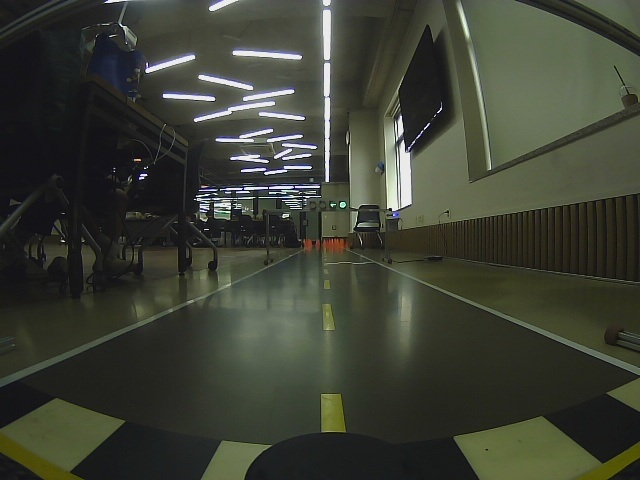
#> input picture legacy/evidence/lane-comparison/assets/frame1/original.jpg, 640 x 480 px
$ python -i fast_lane.py   (imports and definitions only)
#> lines starting #> are read from the running program, lines starting #| are printed output that depends on the picture; after the words box and inside, x2 and y2 are one past the last pixel; in counts of white or black regions, pixels touching at a corner belong together
from __future__ import annotations

from dataclasses import dataclass
from time import perf_counter

import cv2
import numpy as np


@dataclass(frozen=True)
class FastLaneConfig:
    roi_top_ratio: float = 0.43
    roi_bottom_ratio: float = 0.94
    lookahead_ratio: float = 0.70
    window_count: int = 11
    window_margin_ratio: float = 0.075
    minimum_window_pixels: int = 5
    minimum_windows: int = 4
    expected_bottom_width_ratio: float = 0.82
    expected_top_width_ratio: float = 0.30
    clahe_clip_limit: float = 1.6
    white_s_max: int = 125
    white_v_min: int = 140
    white_v_percentile: float = 62.0
    white_min_contrast: int = 12
    yellow_h_low: int = 15
    yellow_h_high: int = 40
    yellow_s_min: int = 70
    yellow_v_min: int = 80
    # These are catastrophic-frame guards, not normal lane occupancy limits.
    # The real curved track can legitimately put roughly one third of the ROI
    # inside the broad low-saturation white support band.
    max_white_support_ratio: float = 0.65
    max_yellow_support_ratio: float = 0.45


@dataclass(frozen=True)
class MaskDiagnostics:
    white_support_ratio: float
    yellow_support_ratio: float
    rejected: bool


@dataclass(frozen=True)
class LaneCurve:
    coefficients: np.ndarray
    support_windows: int
    residual_px: float

    def x_at(self, y_value: float) -> float:
        return float(np.polyval(self.coefficients, y_value))


@dataclass(frozen=True)
class FastLaneResult:
    state: str
    confidence: float
    center_offset_px: float | None
    lookahead_y_px: int
    left: LaneCurve | None
    right: LaneCurve | None
    yellow_center_x_px: float | None
    white_support_ratio: float
    yellow_support_ratio: float
    mask_rejected: bool
    processing_ms: float
    debug_image: np.ndarray | None

    def status(self) -> dict[str, object]:
        return {
            "state": self.state,
            "confidence": round(self.confidence, 3),
            "center_offset_px": (
                None
                if self.center_offset_px is None
                else round(self.center_offset_px, 2)
            ),
            "lookahead_y_px": self.lookahead_y_px,
            "left_detected": self.left is not None,
            "right_detected": self.right is not None,
            "yellow_center_x_px": (
                None
                if self.yellow_center_x_px is None
                else round(self.yellow_center_x_px, 2)
            ),
            "colour_space": "HSV",
            "white_support_ratio": round(self.white_support_ratio, 4),
            "yellow_support_ratio": round(self.yellow_support_ratio, 4),
            "mask_rejected": self.mask_rejected,
            "processing_ms": round(self.processing_ms, 2),
            "metric_calibrated": False,
            "motor_output": False,
        }


def _validate_frame(frame: np.ndarray) -> None:
    if not isinstance(frame, np.ndarray):
        raise TypeError("frame must be a numpy array")
    if frame.ndim != 3 or frame.shape[2] != 3:
        raise ValueError("frame must be a BGR image with shape HxWx3")
    if frame.shape[0] < 120 or frame.shape[1] < 160:
        raise ValueError("frame is too small for lane detection")


def _roi_mask(height: int, width: int, y_top: int, y_bottom: int) -> np.ndarray:
    mask = np.zeros((height, width), dtype=np.uint8)
    polygon = np.asarray(
        [[
            (0, y_bottom),
            (width - 1, y_bottom),
            (int(width * 0.88), y_top),
            (int(width * 0.12), y_top),
        ]],
        dtype=np.int32,
    )
    cv2.fillPoly(mask, polygon, 255)
    return mask


def _colour_masks(
    frame: np.ndarray,
    roi: np.ndarray,
    config: FastLaneConfig,
) -> tuple[np.ndarray, np.ndarray, MaskDiagnostics]:
    hsv = cv2.cvtColor(frame, cv2.COLOR_BGR2HSV)
    hue, saturation, value = cv2.split(hsv)

    clahe = cv2.createCLAHE(
        clipLimit=config.clahe_clip_limit,
        tileGridSize=(8, 8),
    )
    normalized_value = clahe.apply(value)
    roi_values = value[roi > 0]
    dynamic_white_floor = min(
        255.0,
        max(
            float(config.white_v_min),
            float(np.percentile(roi_values, config.white_v_percentile))
            + float(config.white_min_contrast),
        ),
    )
    white_support = (
        (saturation <= config.white_s_max)
        & (value >= dynamic_white_floor)
        & (roi > 0)
    )
    yellow = (
        (hue >= config.yellow_h_low)
        & (hue <= config.yellow_h_high)
        & (saturation >= config.yellow_s_min)
        & (value >= config.yellow_v_min)
        & (roi > 0)
    )

    roi_pixel_count = max(1, int(np.count_nonzero(roi)))
    white_support_ratio = float(np.count_nonzero(white_support)) / roi_pixel_count
    yellow_support_ratio = float(np.count_nonzero(yellow)) / roi_pixel_count
    rejected = (
        white_support_ratio > config.max_white_support_ratio
        or yellow_support_ratio > config.max_yellow_support_ratio
    )

    if rejected:
        empty = np.zeros_like(roi)
        return empty, empty, MaskDiagnostics(
            white_support_ratio=white_support_ratio,
            yellow_support_ratio=yellow_support_ratio,
            rejected=True,
        )

    blurred_value = cv2.GaussianBlur(normalized_value, (5, 5), 0)
    edges = cv2.Canny(blurred_value, 35, 105)
    white_band = np.where(white_support, 255, 0).astype(np.uint8)
    white_band = cv2.dilate(
        white_band,
        cv2.getStructuringElement(cv2.MORPH_ELLIPSE, (9, 9)),
        iterations=1,
    )
    white_mask = cv2.bitwise_and(edges, white_band)
    yellow_mask = np.where(yellow, 255, 0).astype(np.uint8)
    yellow_exclusion = cv2.dilate(
        yellow_mask,
        cv2.getStructuringElement(cv2.MORPH_ELLIPSE, (11, 11)),
        iterations=1,
    )
    white_mask[yellow_exclusion > 0] = 0
    white_mask = cv2.bitwise_and(white_mask, roi)
    yellow_mask = cv2.bitwise_and(yellow_mask, roi)

    yellow_mask = cv2.morphologyEx(
        yellow_mask,
        cv2.MORPH_CLOSE,
        cv2.getStructuringElement(cv2.MORPH_ELLIPSE, (3, 7)),
    )
    return white_mask, yellow_mask, MaskDiagnostics(
        white_support_ratio=white_support_ratio,
        yellow_support_ratio=yellow_support_ratio,
        rejected=False,
    )


def _base_peak(
    mask: np.ndarray,
    x_min: int,
    x_max: int,
    y_min: int,
    y_max: int,
) -> int | None:
    if x_max <= x_min or y_max <= y_min:
        return None
    histogram = np.sum(mask[y_min:y_max, x_min:x_max] > 0, axis=0)
    if histogram.size == 0 or int(histogram.max()) < 3:
        return None
    kernel_width = max(9, (x_max - x_min) // 20)
    if kernel_width % 2 == 0:
        kernel_width += 1
    smooth = np.convolve(
        histogram.astype(np.float32),
        np.ones(kernel_width, dtype=np.float32) / kernel_width,
        mode="same",
    )
    return x_min + int(np.argmax(smooth))


def _sliding_curve(
    mask: np.ndarray,
    base_x: int | None,
    y_top: int,
    y_bottom: int,
    config: FastLaneConfig,
) -> LaneCurve | None:
    if base_x is None:
        return None
    height, width = mask.shape
    window_height = max(1, (y_bottom - y_top) // config.window_count)
    margin = max(18, int(width * config.window_margin_ratio))
    current_x = float(base_x)
    centers: list[tuple[float, float]] = []

    for index in range(config.window_count):
        y_high = y_bottom - index * window_height
        y_low = max(y_top, y_high - window_height)
        x_low = max(0, int(current_x - margin))
        x_high = min(width, int(current_x + margin))
        local_y, local_x = np.nonzero(mask[y_low:y_high, x_low:x_high])
        xs = local_x + x_low
        ys = local_y + y_low
        if xs.size < config.minimum_window_pixels:
            continue
        median_x = float(np.median(xs))
        median_y = float(np.median(ys))
        centers.append((median_y, median_x))
        current_x = median_x

    if len(centers) < config.minimum_windows:
        return None
    values = np.asarray(centers, dtype=np.float64)
    ys = values[:, 0]
    xs = values[:, 1]
    if float(np.ptp(ys)) < (y_bottom - y_top) * 0.32:
        return None

    degree = 2 if len(centers) >= 6 else 1
    keep = np.ones(xs.shape, dtype=bool)
    coefficients = np.polyfit(ys, xs, degree)
    for _ in range(3):
        residuals = np.abs(xs - np.polyval(coefficients, ys))
        median = float(np.median(residuals))
        threshold = max(8.0, 2.8 * median)
        next_keep = residuals <= threshold
        if int(np.count_nonzero(next_keep)) < config.minimum_windows:
            break
        keep = next_keep
        coefficients = np.polyfit(ys[keep], xs[keep], degree)
    residual = float(np.sqrt(np.mean((xs[keep] - np.polyval(coefficients, ys[keep])) ** 2)))
    return LaneCurve(coefficients, int(np.count_nonzero(keep)), residual)


def _expected_lane_width(
    y_value: float,
    y_top: int,
    y_bottom: int,
    width: int,
    config: FastLaneConfig,
) -> float:
    fraction = np.clip((y_value - y_top) / max(1, y_bottom - y_top), 0.0, 1.0)
    ratio = (
        config.expected_top_width_ratio
        + fraction
        * (config.expected_bottom_width_ratio - config.expected_top_width_ratio)
    )
    return float(width * ratio)


def _yellow_center(
    yellow_mask: np.ndarray,
    y_top: int,
    y_bottom: int,
    center_x: int,
) -> float | None:
    height, width = yellow_mask.shape
    band_top = max(y_top, int(height * 0.55))
    band_bottom = min(y_bottom, int(height * 0.88))
    ys, xs = np.nonzero(yellow_mask[band_top:band_bottom])
    if xs.size < 18:
        return None
    valid = np.abs(xs - center_x) < width * 0.30
    if int(np.count_nonzero(valid)) < 18:
        return None
    return float(np.median(xs[valid]))


def _line_points(
    curve: LaneCurve,
    y_top: int,
    y_bottom: int,
    width: int,
) -> np.ndarray:
    ys = np.linspace(y_bottom, y_top, 32)
    xs = np.clip(np.polyval(curve.coefficients, ys), 0, width - 1)
    return np.column_stack((xs, ys)).astype(np.int32)


def detect_fast_lane(
    frame: np.ndarray,
    config: FastLaneConfig | None = None,
    render_debug: bool = False,
) -> FastLaneResult:
    """Detect the track corridor in pixels without camera calibration or motor output."""
    _validate_frame(frame)
    started_at = perf_counter()
    config = config or FastLaneConfig()
    height, width = frame.shape[:2]
    y_top = int(height * config.roi_top_ratio)
    y_bottom = min(height - 1, int(height * config.roi_bottom_ratio))
    lookahead_y = int(height * config.lookahead_ratio)
    image_center_x = width // 2

    roi = _roi_mask(height, width, y_top, y_bottom)
    white_mask, yellow_mask, mask_diagnostics = _colour_masks(frame, roi, config)
    base_band_top = max(y_top, int(height * 0.72))
    left_base = _base_peak(
        white_mask,
        0,
        int(width * 0.34),
        base_band_top,
        y_bottom,
    )
    right_base = _base_peak(
        white_mask,
        int(width * 0.66),
        width,
        base_band_top,
        y_bottom,
    )
    left = _sliding_curve(white_mask, left_base, y_top, y_bottom, config)
    right = _sliding_curve(white_mask, right_base, y_top, y_bottom, config)
    yellow_x = _yellow_center(yellow_mask, y_top, y_bottom, image_center_x)

    left_x = None if left is None else left.x_at(lookahead_y)
    right_x = None if right is None else right.x_at(lookahead_y)
    expected_width = _expected_lane_width(
        lookahead_y, y_top, y_bottom, width, config
    )

    if (
        left is not None
        and right is not None
        and left_x is not None
        and right_x is not None
        and yellow_x is not None
    ):
        paired_center = (left_x + right_x) * 0.5
        if abs(paired_center - yellow_x) > width * 0.10:
            left_center = left_x + expected_width * 0.5
            right_center = right_x - expected_width * 0.5
            if abs(left_center - yellow_x) <= abs(right_center - yellow_x):
                right = None
                right_x = None
            else:
                left = None
                left_x = None

    state = "LOST"
    confidence = 0.0
    center_x: float | None = None
    if left is not None and right is not None and left_x is not None and right_x is not None:
        measured_width = right_x - left_x
        width_ratio = measured_width / max(1.0, expected_width)
        if measured_width > width * 0.18 and 0.45 <= width_ratio <= 1.70:
            state = "BOTH"
            center_x = (left_x + right_x) * 0.5
            support = min(left.support_windows, right.support_windows) / config.window_count
            residual_score = np.exp(-(left.residual_px + right.residual_px) / 45.0)
            width_score = np.exp(-abs(width_ratio - 1.0) * 0.9)
            confidence = float(np.clip(0.45 + 0.30 * support + 0.15 * residual_score + 0.10 * width_score, 0.0, 1.0))
    elif left is not None and left_x is not None:
        state = "LEFT_ONLY"
        center_x = left_x + expected_width * 0.5
        confidence = float(np.clip(0.25 + 0.40 * left.support_windows / config.window_count, 0.0, 0.68))
    elif right is not None and right_x is not None:
        state = "RIGHT_ONLY"
        center_x = right_x - expected_width * 0.5
        confidence = float(np.clip(0.25 + 0.40 * right.support_windows / config.window_count, 0.0, 0.68))
    if center_x is not None and yellow_x is not None:
        disagreement = abs(center_x - yellow_x)
        if disagreement <= width * 0.08:
            center_x = 0.78 * center_x + 0.22 * yellow_x
            confidence = min(1.0, confidence + 0.06)
        elif state == "BOTH":
            confidence *= 0.82

    offset = None if center_x is None else float(center_x - image_center_x)
    debug_image = None
    if render_debug:
        debug_image = frame.copy()
        mask_preview = np.zeros_like(frame)
        mask_preview[white_mask > 0] = (255, 210, 30)
        mask_preview[yellow_mask > 0] = (0, 210, 255)
        debug_image = cv2.addWeighted(debug_image, 0.80, mask_preview, 0.35, 0)
        if left is not None:
            cv2.polylines(debug_image, [_line_points(left, y_top, y_bottom, width)], False, (255, 80, 20), 4, cv2.LINE_AA)
        if right is not None:
            cv2.polylines(debug_image, [_line_points(right, y_top, y_bottom, width)], False, (20, 180, 255), 4, cv2.LINE_AA)
        if center_x is not None:
            cv2.circle(debug_image, (int(round(center_x)), lookahead_y), 8, (0, 255, 70), -1, cv2.LINE_AA)
            cv2.line(debug_image, (image_center_x, lookahead_y - 22), (image_center_x, lookahead_y + 22), (0, 0, 255), 2, cv2.LINE_AA)
        cv2.line(debug_image, (0, lookahead_y), (width - 1, lookahead_y), (80, 80, 80), 1, cv2.LINE_AA)
        cv2.rectangle(debug_image, (10, 10), (350, 66), (12, 20, 35), -1)

    processing_ms = (perf_counter() - started_at) * 1000.0
    if debug_image is not None:
        state_label = "MASK REJECTED" if mask_diagnostics.rejected else state
        cv2.putText(debug_image, f"{state_label}  conf {confidence:.2f}", (22, 36), cv2.FONT_HERSHEY_SIMPLEX, 0.68, (255, 255, 255), 2, cv2.LINE_AA)
        offset_text = "n/a" if offset is None else f"{offset:+.1f}px"
        cv2.putText(debug_image, f"offset {offset_text}  {processing_ms:.1f}ms", (22, 59), cv2.FONT_HERSHEY_SIMPLEX, 0.48, (205, 225, 240), 1, cv2.LINE_AA)

    return FastLaneResult(
        state=state,
        confidence=confidence,
        center_offset_px=offset,
        lookahead_y_px=lookahead_y,
        left=left,
        right=right,
        yellow_center_x_px=yellow_x,
        white_support_ratio=mask_diagnostics.white_support_ratio,
        yellow_support_ratio=mask_diagnostics.yellow_support_ratio,
        mask_rejected=mask_diagnostics.rejected,
        processing_ms=processing_ms,
        debug_image=debug_image,
    )

>>> import cv2
>>> picture = cv2.imread('../../../../../legacy/evidence/lane-comparison/assets/frame1/original.jpg')
#> picture is the input picture: shape (480, 640, 3); mean B, G, R 52.5, 64.2, 60.9
>>> result = detect_fast_lane(picture)
#> in _roi_mask, `cv2.fillPoly(mask, polygon, 255)`:
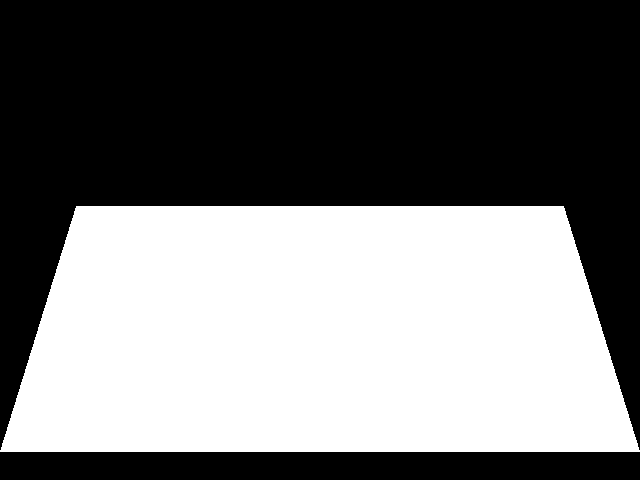
#> mask: shape (480, 640); 45.2% white; 1 white region, box (x1, y1, x2, y2) and area: (0, 206, 640, 452) 138744
#> in _colour_masks, `hsv = cv2.cvtColor(frame, cv2.COLOR_BGR2HSV)`: hsv: shape (480, 640, 3); mean H, S, V 49.7, 53.5, 65.3
#> in _colour_masks, `hue, saturation, value = cv2.split(hsv)`:
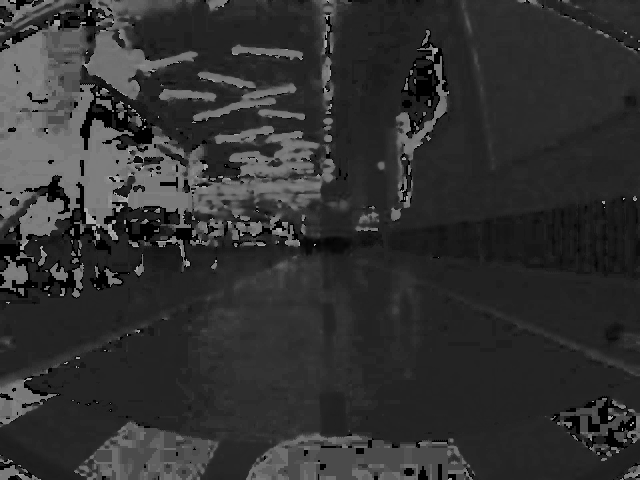
#> hue: shape (480, 640); min 0, max 179, mean 49.7
#> in _colour_masks, `hue, saturation, value = cv2.split(hsv)`:
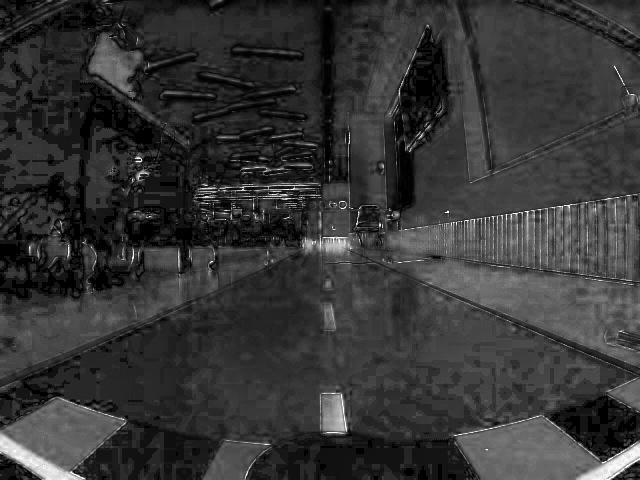
#> saturation: shape (480, 640); min 0, max 255, mean 53.5
#> in _colour_masks, `normalized_value = clahe.apply(value)`:
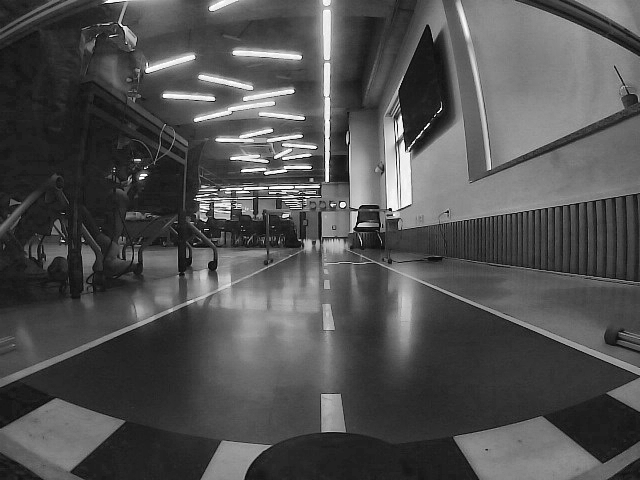
#> normalized_value: shape (480, 640); min 3, max 255, mean 81.2
#> in _colour_masks, `dynamic_white_floor = min( 255.0, max( float(config.white_v_min), floa..`: dynamic_white_floor = 140
#> in _colour_masks, `white_support = ( (saturation <= config.white_s_max) & (value >= dynam..`: white_support: shape (480, 640) bool; 0.24% white in thin lines or dots, all inside (x1, y1, x2, y2) = (83, 206, 467, 432)
#> in _colour_masks, `yellow = ( (hue >= config.yellow_h_low) & (hue <= config.yellow_h_high..`:
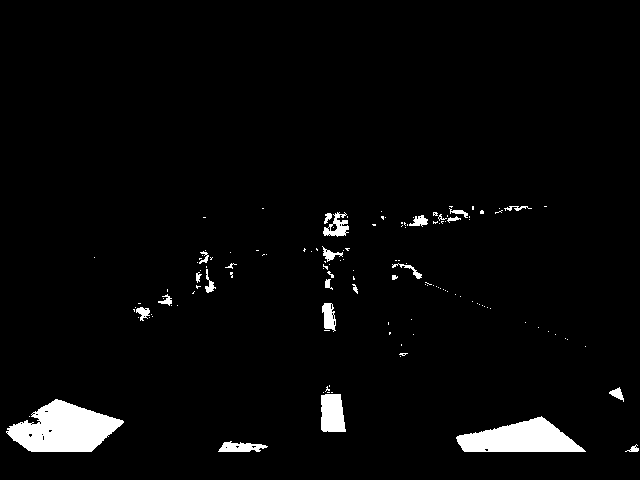
#> yellow: shape (480, 640) bool; 3.3% white; 136 white regions (110 under 20 px), largest, box (x1, y1, x2, y2) and area: (6, 399, 124, 452) 3897, (456, 416, 586, 452) 2890, (321, 394, 346, 432) 832
#> in _colour_masks, `roi_pixel_count = max(1, int(np.count_nonzero(roi)))`: roi_pixel_count = 138744
#> in _colour_masks, `white_support_ratio = float(np.count_nonzero(white_support)) / roi_pix..`: white_support_ratio = 0.00527
#> in _colour_masks, `yellow_support_ratio = float(np.count_nonzero(yellow)) / roi_pixel_count`: yellow_support_ratio = 0.0734
#> in _colour_masks, `rejected = ( white_support_ratio > config.max_white_support_ratio or y..`: rejected = False
#> in _colour_masks, `edges = cv2.Canny(blurred_value, 35, 105)`: edges: shape (480, 640); 6.2% white in thin lines or dots
#> in _colour_masks, `white_band = cv2.dilate( white_band, cv2.getStructuringElement(cv2.MOR..`: white_band: shape (480, 640); 1.7% white; 19 white regions, largest, box (x1, y1, x2, y2) and area: (187, 202, 257, 236) 1243, (328, 202, 374, 237) 720, (397, 292, 414, 325) 470
#> in _colour_masks, `white_mask = cv2.bitwise_and(edges, white_band)`: white_mask: shape (480, 640); 0.37% white in thin lines or dots, all inside (x1, y1, x2, y2) = (81, 202, 471, 433)
#> in _colour_masks, `yellow_exclusion = cv2.dilate( yellow_mask, cv2.getStructuringElement(..`: yellow_exclusion: shape (480, 640); 8.3% white; 30 white regions, largest, box (x1, y1, x2, y2) and area: (1, 394, 129, 457) 5429, (451, 411, 591, 457) 4393, (396, 201, 489, 233) 1726
#> in _colour_masks, `white_mask[yellow_exclusion > 0] = 0`:
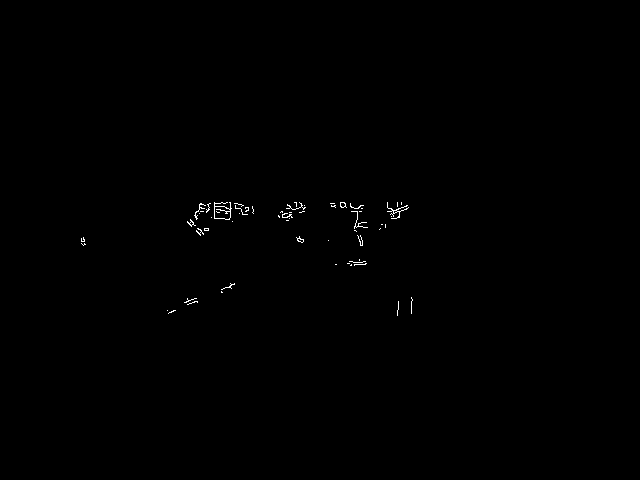
#> white_mask: shape (480, 640); 0.25% white in thin lines or dots, all inside (x1, y1, x2, y2) = (81, 202, 413, 316)
#> in _colour_masks, `white_mask = cv2.bitwise_and(white_mask, roi)`: white_mask: shape (480, 640); 0.22% white in thin lines or dots, all inside (x1, y1, x2, y2) = (81, 206, 413, 316)
#> in _colour_masks, `yellow_mask = cv2.morphologyEx( yellow_mask, cv2.MORPH_CLOSE, cv2.getS..`:
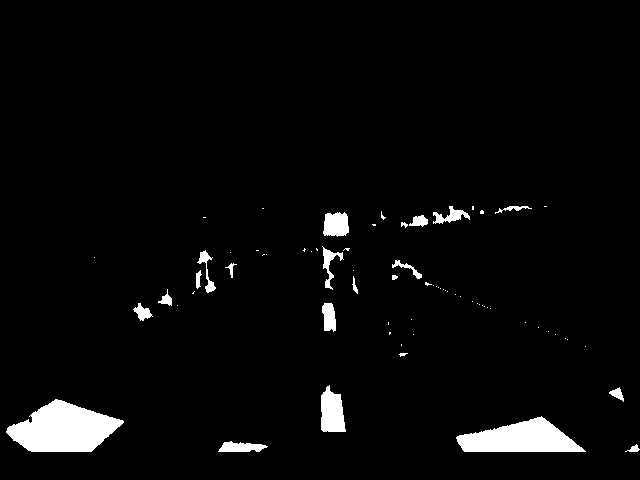
#> yellow_mask: shape (480, 640); 3.6% white; 70 white regions (48 under 20 px), largest, box (x1, y1, x2, y2) and area: (6, 399, 124, 452) 3983, (456, 416, 586, 452) 2896, (321, 385, 346, 432) 884
#> in _base_peak, `histogram = np.sum(mask[y_min:y_max, x_min:x_max] > 0, axis=0)`: histogram = 217 values from 0 to 0
#> in _yellow_center, `ys, xs = np.nonzero(yellow_mask[band_top:band_bottom])`: ys = 3255 values from 0 to 157; xs = 3255 values, max 623 at index 1469, min 24 at index 3109, mean 229
#> in detect_fast_lane, `yellow_x = _yellow_center(yellow_mask, y_top, y_bottom, image_center_x)`: yellow_x = 328
